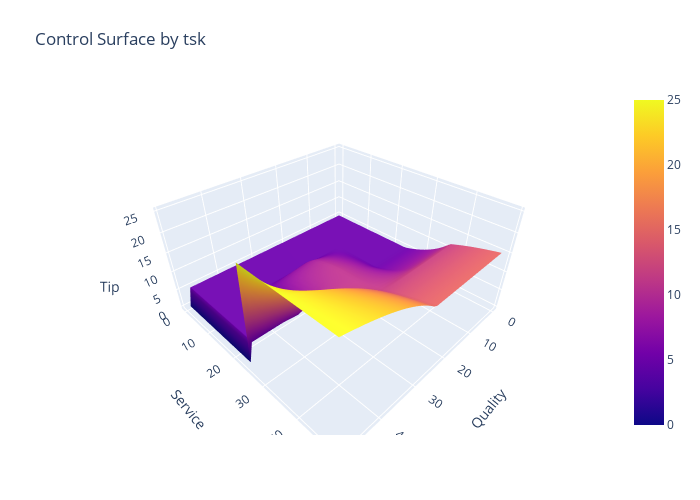

Here is the notebook cell this chart was saved with:
### Code cell
#Plot control surface
getControlSurfaceData(50,50, 'tsk')

### Figure 1 — Plotly figure (JSON) as saved in the notebook; plotly's stock layout.template omitted (floating-point values rounded to 4 significant figures; data arrays with more than 128 entries replaced by an {"elided": "..."} marker saying what was removed)
{"data": [{"type": "surface", "z": {"elided": "50x50 float values"}}], "layout": {"autosize": false, "height": 500, "margin": {"b": 65, "l": 65, "r": 50, "t": 90}, "scene": {"xaxis": {"title": {"text": "Quality"}}, "yaxis": {"title": {"text": "Service"}}, "zaxis": {"title": {"text": "Tip"}}}, "title": {"text": "Control Surface by tsk"}, "width": 700}}
